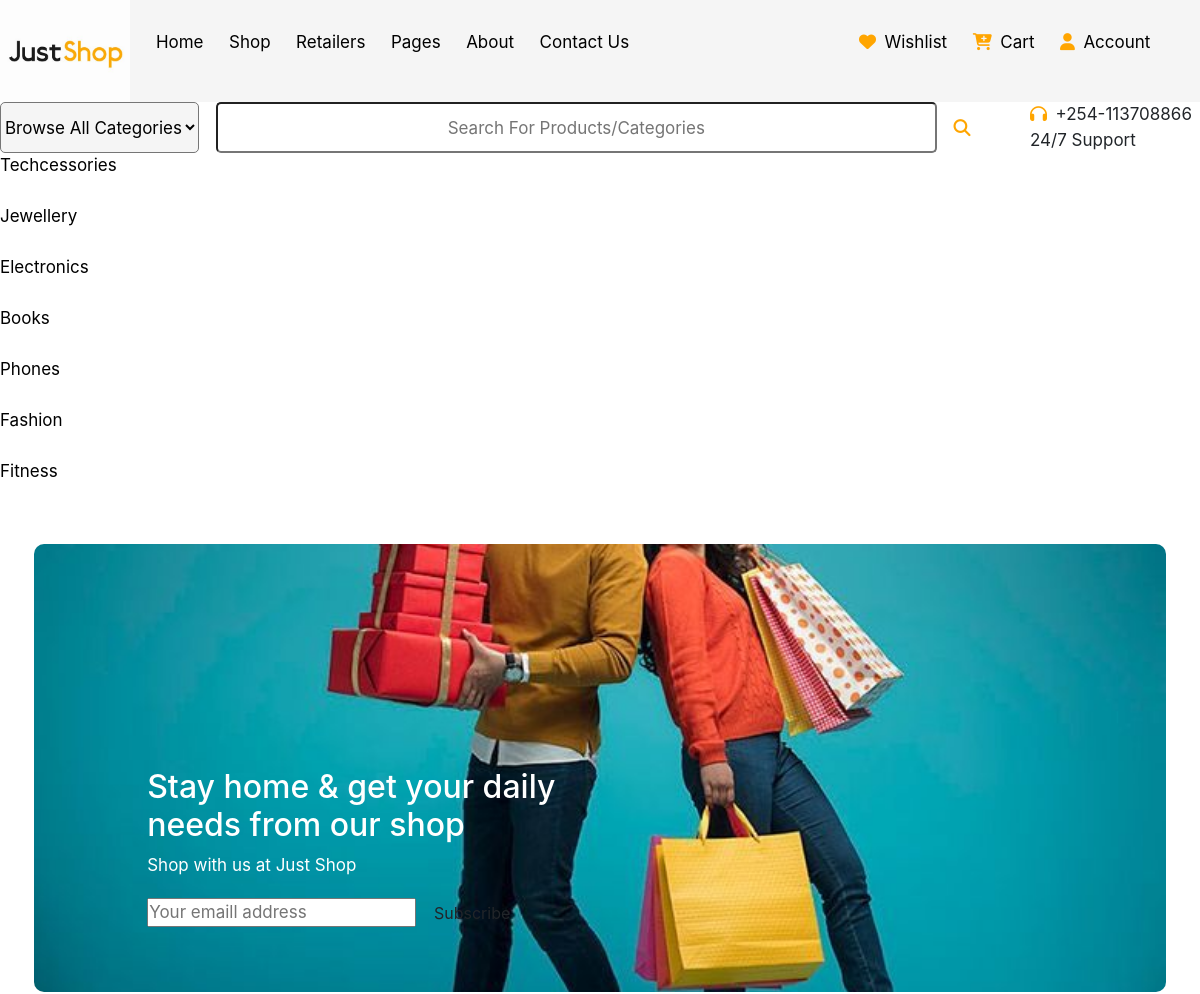
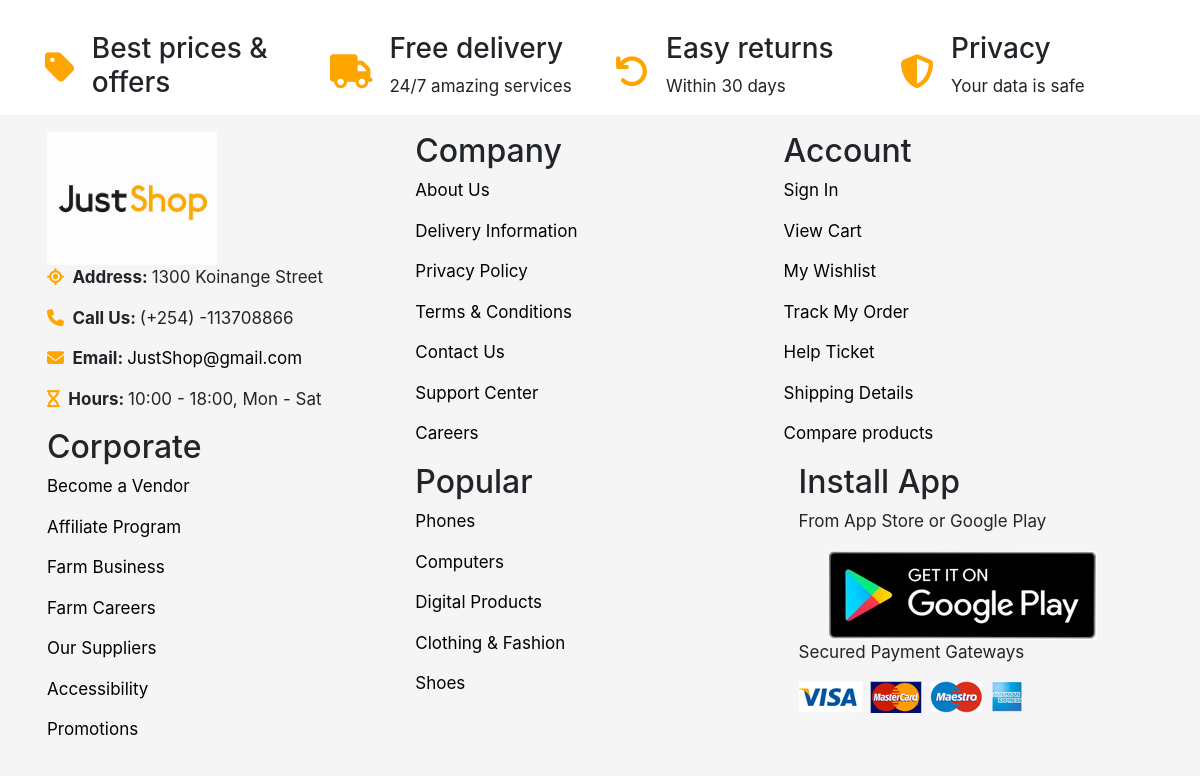
Page /categories/ on the committed database (2 pictures, top to bottom).
### main/models.py (models this page shows, shortened)
class Category(models.Model):
    category_id=models.UUIDField(unique=True,default=uuid.uuid4)
    title=models.CharField(max_length=100)
    image=models.ImageField(upload_to="category")#define dir within media dir where images stored
    class Meta:
        verbose_name_plural="Categories"

### main/views.py (the view)
# urls.py: path('categories/',category_view,name="categories"),
def category_view(request):
   categories=Category.objects.all()
   context={
      "categories":categories,
   }
   return render(request,"main/categories.html",context)

### main/context_processor.py (called while the page is built)
def default(request):
    products=Product.objects.all()
    categories=Category.objects.all()
    return{
        'products':products,
        'categories':categories,
    }

### templates/main/categories.html
{% extends "base/base.html" %}
{% load static %}
{%block content%}
{%for category in categories%}
 <a href="{% url 'main:categorydetails' category.id %}"><li>{{category.title}}</li></a>
{%endfor %}
{%endblock content%}

### static/assets/css/index.css (style rules this page uses)
* { margin:0; padding:0; box-sizing: border-box; }
body { font-size:17px; }
li { list-style-type: none; }
a { text-decoration: none; color:black; margin-right:1.5em; }

### rows in the picture
Category: title "Techcessories"
Category: title "Jewellery"
Category: title "Electronics"
Category: title "Books"
Category: title "Phones"
Category: title "Fashion"
Category: title "Fitness"
